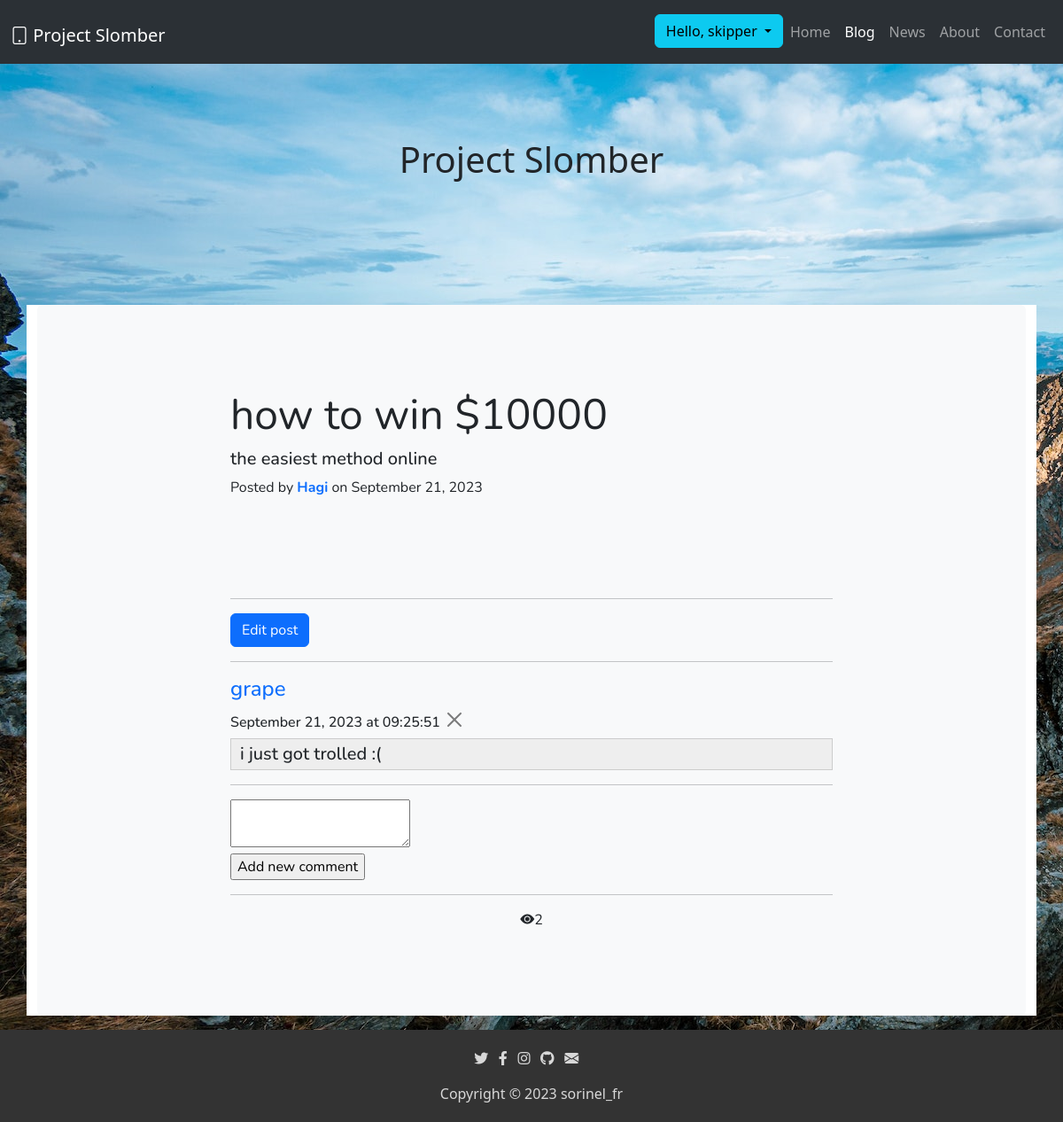
Before: /blog/post/4 (signed in) with the older database file.
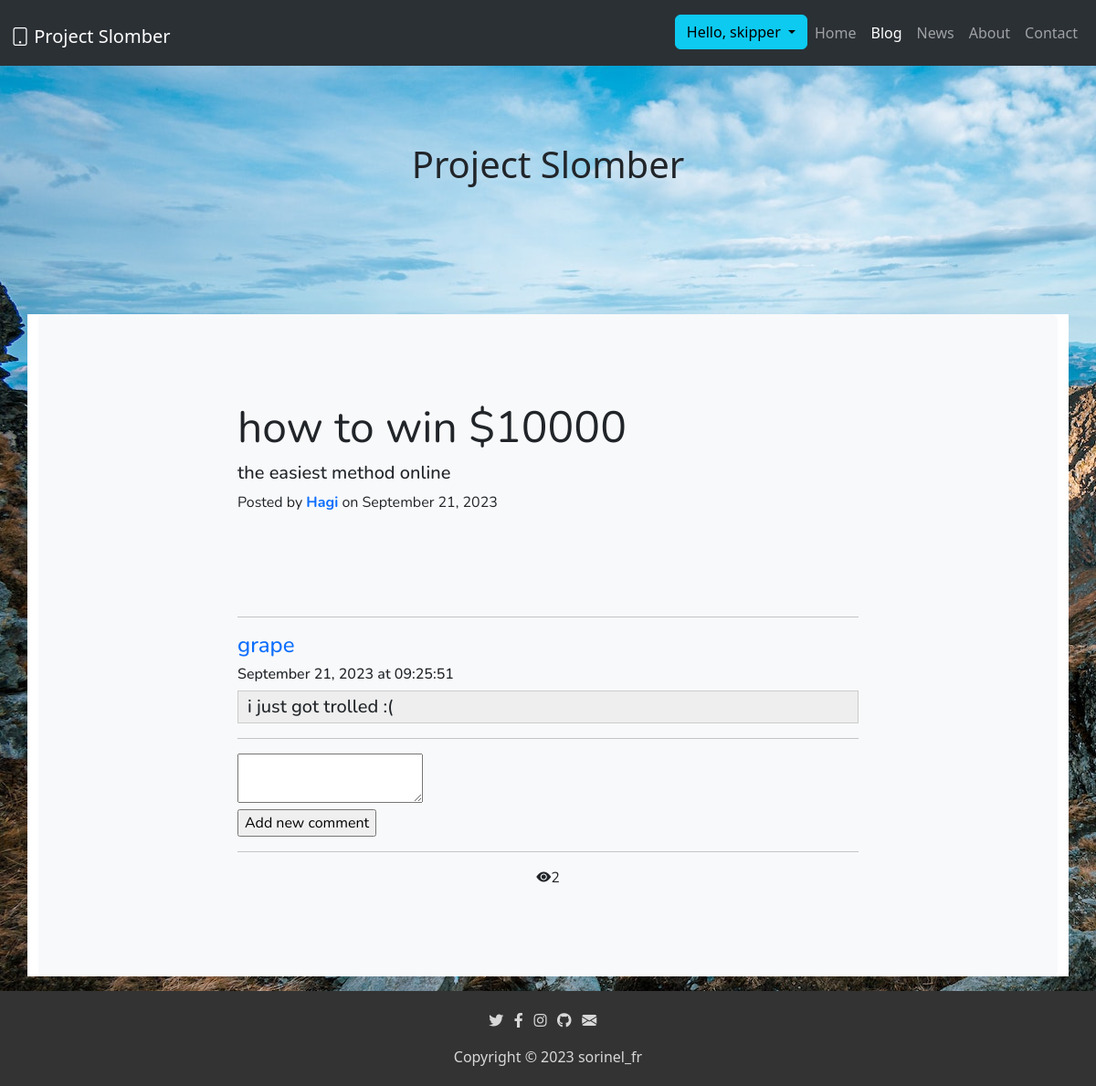
After: the same page with the newer database file.
### server.py (models this page shows)
    class Comments(UserMixin, db.Model):
        __tablename__ = "comment"
        id = db.Column(db.Integer, primary_key=True)
        user_id = db.Column(db.Integer, db.ForeignKey('user.id'))
        post_id = db.Column(db.Integer, db.ForeignKey('posts.id'))
        author = relationship("User", back_populates="comment")
        posts = relationship("BlogPosts", back_populates="comment")
        text = db.Column(db.Text, nullable=False)
        date = db.Column(db.String(250), nullable=False)
        time = db.Column(db.String(250), nullable=False)

    class User(UserMixin, db.Model):
        __tablename__ = "user"
        id = db.Column(db.Integer, primary_key=True)
        email = db.Column(db.String(100), unique=True, nullable=False)
        password = db.Column(db.String(100), nullable=False)
        name = db.Column(db.String(100), unique=True, nullable=False)
        profile_views = db.Column(db.Integer, nullable=False)
        picture_url = db.Column(db.String(3000))
        has_functions = db.Column(db.Boolean, nullable=False)
        is_admin = db.Column(db.Boolean, nullable=False)
        is_developer = db.Column(db.Boolean, nullable=False)
        posts = relationship("BlogPosts", back_populates="author")
        comment = relationship("Comments", back_populates="author")

### server.py (the view, shortened to what this page needs)
    @app.route('/blog/post/<id>', methods=['POST', 'GET'])
    def post_page(id):
        selected_post = BlogPosts.query.filter_by(id=id).first()
        if current_user.id != selected_post.user_id:
            selected_post.post_views += 1
            db.session.commit()
        post_comments = Comments.query.filter_by(post_id=id).all()
        form = CommentForm()
        return render_template('post.html', comments=post_comments, form=form, post=selected_post,
                               current_user=current_user)

### server.py
    class CommentForm(FlaskForm):
        content = CKEditorField('Content', validators=[DataRequired()])
        submit = SubmitField('Add new comment')

### server.py (called while the page is built)
    @login_manager.user_loader
    def load_user(user_id):
        return User.query.filter_by(id=user_id).first()

### templates/post.html (shortened to what the changed rows need)
<!DOCTYPE html>
<html lang="en">
<head>
    <link rel="stylesheet" href="{{url_for('static', filename='style.css')}}">
    <link rel="stylesheet" href="https://cdnjs.cloudflare.com/ajax/libs/font-awesome/5.15.3/css/all.min.css">
    <link href="https://cdn.jsdelivr.net/npm/bootstrap@5.3.0-alpha3/dist/css/bootstrap.min.css" rel="stylesheet"
>
    <link rel="stylesheet" href="https://cdn.jsdelivr.net/npm/bootstrap-icons@1.10.4/font/bootstrap-icons.css">
</head>
<body style="margin-bottom: 10%;">
    <nav class="navbar navbar-expand-lg bg-body-tertiary" data-bs-theme="dark">
        <div class="container-fluid">
            <h1><a class="navbar-brand" href="/"><i class="bi bi-tablet"></i> Project Slomber</a></h1>
        </div>
    </nav>
    <div class="front-logo">
        <h1 class="page-title">Project Slomber</h1>
    </div>
    <div class="container my-5">
        <div class="bg-body-tertiary p-5 rounded">
            <div class="col-sm-8 py-5 mx-auto">
                <h1 class="display-5 fw-normal">
                    {{post.title}}
                </h1>
                <h2 class="fs-5">
                    {{post.subtitle}}
                </h2>
                <p>
                    Posted by <a href="/profile/{{post.author.name}}" style="text-decoration: none;"><b>{{post.author.name}}</b></a> on
                    {{post.date}}
                </p> <br> <br>
                <h3>
                    {{post.text|safe()}}
                </h3>
                <hr>
                {% if current_user.id == post.user_id or current_user.is_admin == 1%} <a class="btn btn-primary"
                    href="/edit-post/{{post.id}}" role="button">Edit post</a>
                <hr> {% endif %}
                {% for comment in comments: %}
                <div>
                    <a href="/profile/{{comment.author.name}}" style="text-decoration: none;">
                        <h4>
                            {{comment.author.name}}
                        </h4>
                    </a>
                    <h6>
                        {{comment.date}} at {{comment.time}}
                        {% if current_user.is_admin == 1 or current_user.id == comment.author.id: %}
                            <a href="http://127.0.0.1:5000/delete/post/comment/{{comment.id}}"><button type="button" class="btn-close" aria-label="Close"></button></a>
                        {% endif %}
                    </h6>
                    <h5>
                        {{comment.text|safe()}}
                    </h5>
                </div>
                {% endfor%}
                <hr>
                {% if current_user.is_authenticated: %}
                <form method="POST">
                    {{form.content()}}
                    <br>
                    {{form.submit()}}
                </form>
                {% else: %}
                <a class="btn btn-primary" href="/login" role="button">Log in to add a comment</a>
                {% endif %}
                <hr>
                <div style="display: flex; align-items: center; justify-content: center;">
                    <i class="bi bi-eye-fill"></i>  {{post.post_views}}
                </div>
            </div>
        </div>
    </div>
</body>
</html>

Changed rows visible on the page:
changed User "skipper": is_admin True → False (drawn)
changed through a linked row, Comments "i just got trolled :(": is_admin: picture removed
Other visible differences:
text no longer shown: "Edit post"
